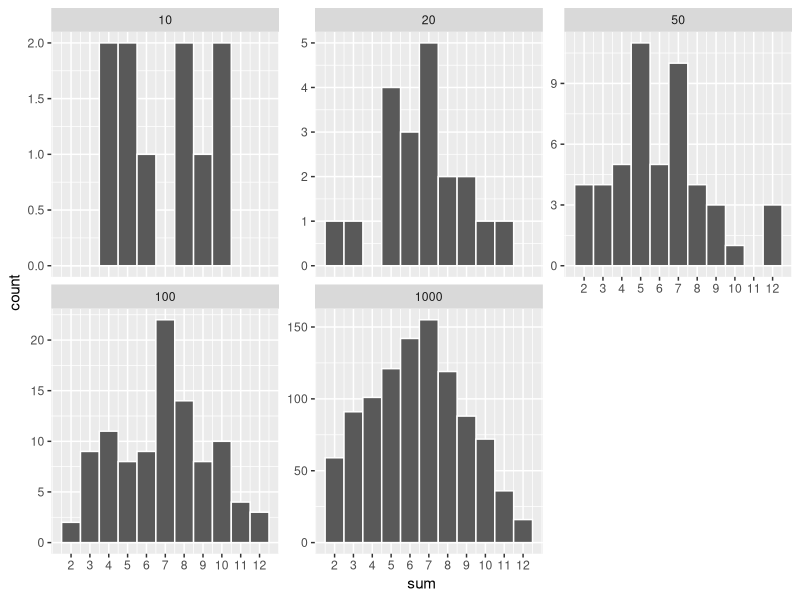

The R script that drew this image:
#
#
#
#
#
#
#
#
#
#
#
#
#
#| message: false
library(tidyverse)
#
#
#
#| cache: true
throw_dice <- function(n, weights = rep(1 / 6, 6)) {
  die1 <- sample(1:6, size = n, replace = TRUE, prob = weights)
  die2 <- sample(1:6, size = n, replace = TRUE, prob = weights)
  die1 + die2
}
#
#
#
set.seed(10)

weights <- c(0.25, rep(0.75 / 5, 5))
n_values <- c(10, 20, 50, 100, 1000)

samples <- map(n_values, ~ throw_dice(.x, weights = weights))

df <- tibble(
  n = factor(rep(n_values, times = n_values), levels = n_values),
  sum = unlist(samples)
)

ggplot(df, aes(sum)) +
  geom_histogram(binwidth = 1, color = "white") +
  facet_wrap(~ n, scales = "free_y") +
  scale_x_continuous(breaks = 2:12)
#
#
#
tibble(
  face = 1:6,
  p_loaded = c(0.30, rep(0.14, 5)),
  p_fair = rep(1 / 6, 6),
  likelihood_ratio = p_loaded / p_fair
) |>
  select(face, likelihood_ratio)
#
#
#
#
